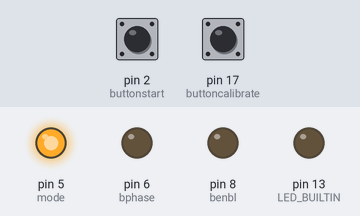
The sketch below on a simulated Arduino Uno, built with avr-gcc and run on an emulated ATmega328P. Parts: output pins drawn as LEDs (lit = HIGH). Inputs (shaded band) come from the test bench; at power-on: pin 17 (buttoncalibrate) LOW, pin 2 (buttonstart) LOW.

Above: at 1.3 s.
1.4 s: pin 17 (buttoncalibrate) pulled HIGH for 0.15 s
At 2.2 s:
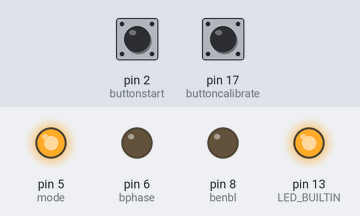
At 12.3 s:
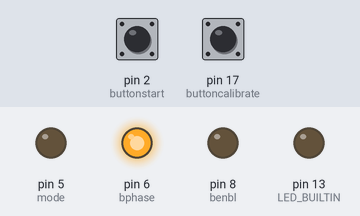
Timing chart, 0 to 12.9 s (numbered marks = the images above; inputs shaded):
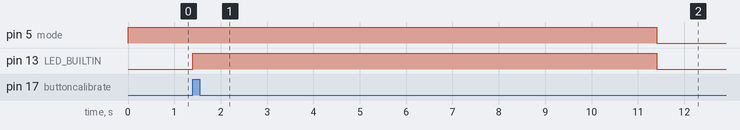

Measured:
- after the input at 1.4 s, pin 5 (mode): HIGH → LOW after 10.0 s; pin 6 (bphase): LOW → HIGH after 10.0 s; pin 13 (LED_BUILTIN): LOW → HIGH at once, → LOW 10.0 s later

The sketch:

sketch_apr14b.ino
```cpp
//Make sure to install the library
#include <QTRSensors.h>
QTRSensors qtr;
const uint8_t SensorCount = 3;
uint16_t sensorValues[SensorCount];

float Kp = 0; //set up the constants value
float Ki = 0;
float Kd = 0;
int P;
int I;
int D;

int lastError = 0;
boolean onoff = false;

//Increasing the maxspeed can damage the motors - at a value of 255 the 6V motors will receive 7,4 V
const uint8_t maxspeeda = 150;
const uint8_t maxspeedb = 150;
const uint8_t basespeeda = 100;
const uint8_t basespeedb = 100;

//Set up the drive motor carrier pins
int mode = 5;
int aphase = 5;
int aenbl = 7;
int bphase = 6;
int benbl = 8;

//Set up the buttons pins
int buttoncalibrate = 17; //pin A3
int buttonstart = 2;

void setup() {
  Serial.begin(9600);
  qtr.setTypeRC();
  //Set up the sensor array pins
  qtr.setSensorPins((const uint8_t[]){10, 4, 2}, SensorCount);
  qtr.setEmitterPin(7);//LEDON PIN

  pinMode(mode, OUTPUT);
  pinMode(aphase, OUTPUT);
  pinMode(aenbl, OUTPUT);
  pinMode(bphase, OUTPUT);
  pinMode(benbl, OUTPUT);
  digitalWrite(mode, HIGH);

  delay(500);
  pinMode(LED_BUILTIN, OUTPUT);

  boolean Ok = false;
  while (Ok == false) { //the loop won't start until the robot is calibrated
    if(digitalRead(buttoncalibrate) == HIGH) {
      calibration(); //calibrate the robot for 10 seconds
      Ok = true;
    }
  }
  forward_brake(0, 0);
}

void calibration() {
  digitalWrite(LED_BUILTIN, HIGH);
  for (uint16_t i = 0; i < 400; i++)
  {
    qtr.calibrate();
  }
  digitalWrite(LED_BUILTIN, LOW);
}

void loop() {
  if(digitalRead(buttonstart) == HIGH) {
    onoff =! onoff;
    if(onoff = true) {
      delay(1000);//a delay when the robot starts
    }
    else {
      delay(50);
    }
  }
  if (onoff == true) {
    PID_control();
  }
  else {
    forward_brake(0,0);
  }
}
void forward_brake(int posa, int posb) {
  //set the appropriate values for aphase and bphase so that the robot goes straight
  digitalWrite(aphase, LOW);
  digitalWrite(bphase, HIGH);
  analogWrite(aenbl, posa);
  analogWrite(benbl, posb);
}
void PID_control() {
  uint16_t position = qtr.readLineBlack(sensorValues);
  int error = 3500 - position;

  P = error;
  I = I + error;
  D = error - lastError;
  lastError = error;
  int motorspeed = P*Kp + I*Ki + D*Kd;

  int motorspeeda = basespeeda + motorspeed;
  int motorspeedb = basespeedb - motorspeed;

  if (motorspeeda > maxspeeda) {
    motorspeeda = maxspeeda;
  }
  if (motorspeedb > maxspeedb) {
    motorspeedb = maxspeedb;
  }
  if (motorspeeda < 0) {
    motorspeeda = 0;
  }
  if (motorspeedb < 0) {
    motorspeedb = 0;
  }
  //Serial.print(motorspeeda);Serial.print(" ");Serial.println(motorspeedb);
  forward_brake(motorspeeda, motorspeedb);
}
```
